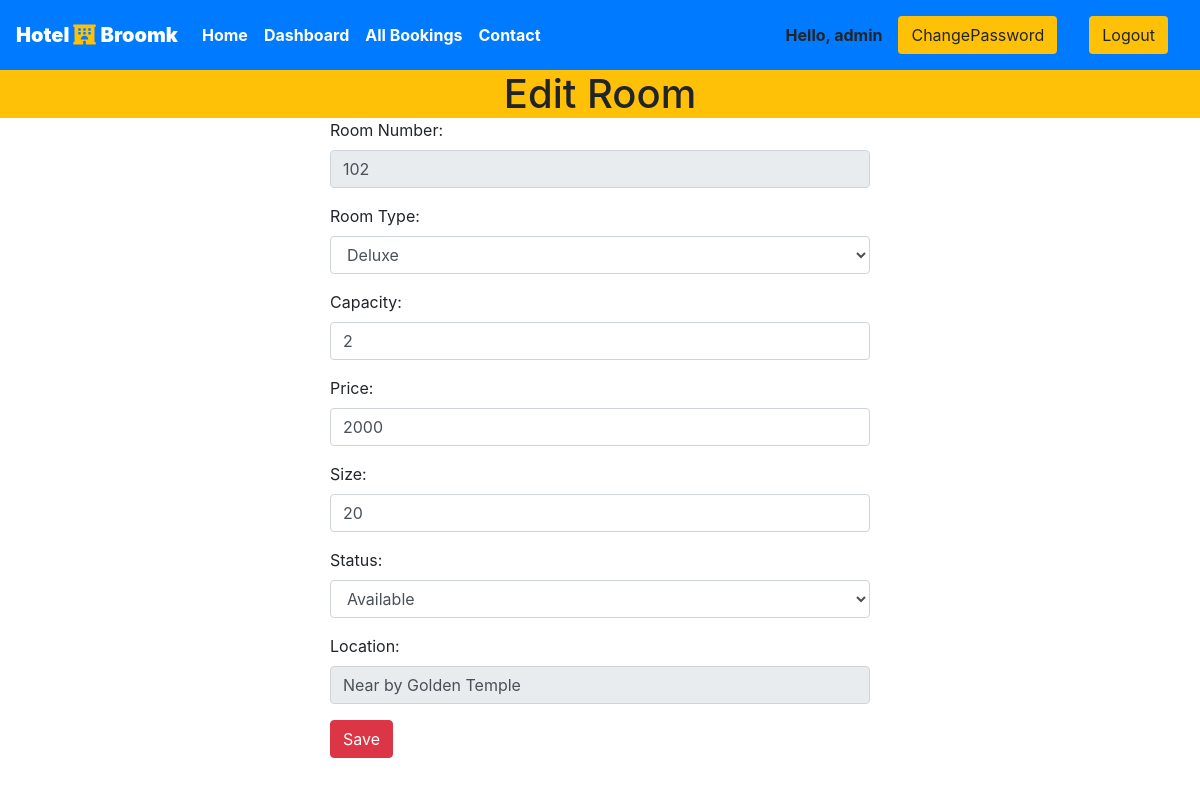
The page /staff/panel/edit-room?roomid=1 (signed in) on the database as committed earlier.
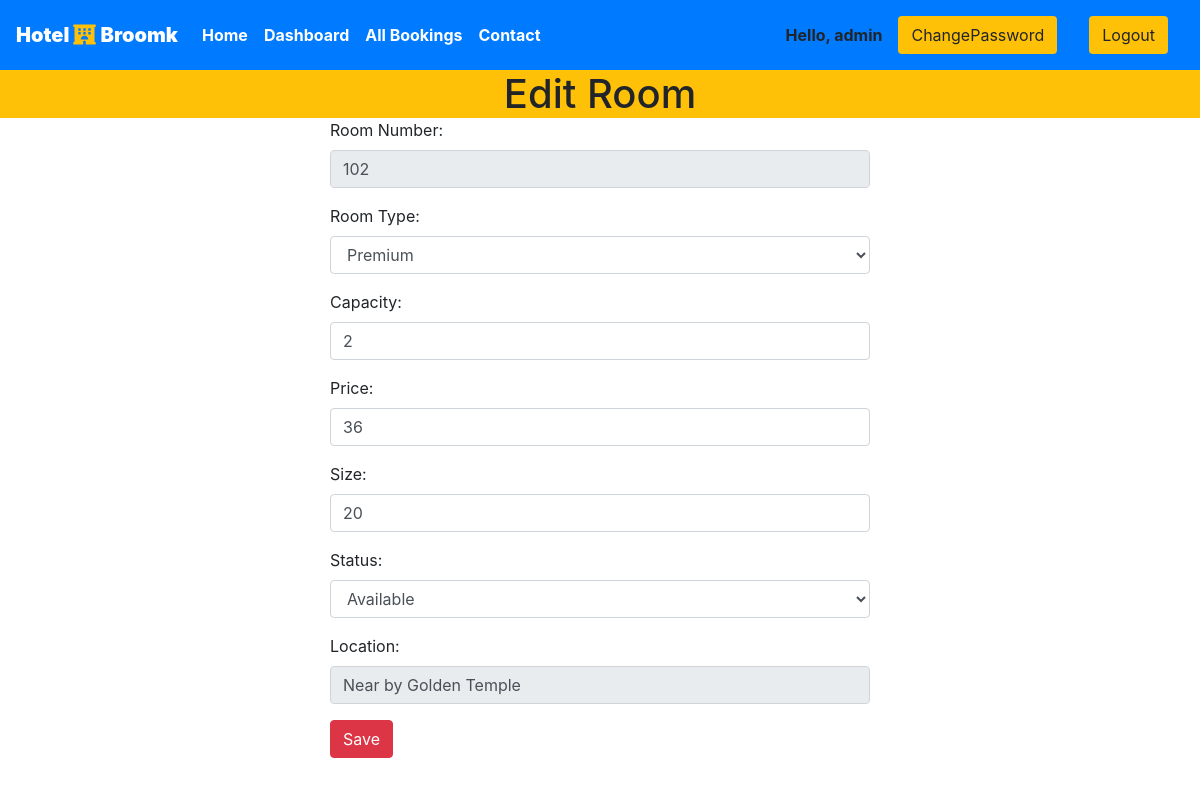
The same page on the database as committed later.
### broomk/models.py (models this page shows, shortened)
class Rooms(models.Model):
    ROOM_STATUS = (
    ("1", "available"),
    ("2", "not available"),
    )
    ROOM_TYPE = (
    ("1", "premium"),
    ("2", "deluxe"),
    ("3","regular"),
    )
    room_type = models.CharField(max_length=50,choices = ROOM_TYPE)
    capacity = models.IntegerField()
    price = models.IntegerField()
    size = models.IntegerField()
    hotel = models.ForeignKey(Hotels, on_delete = models.CASCADE)
    status = models.CharField(choices =ROOM_STATUS,max_length = 15)
    roomnumber = models.IntegerField()

class Hotels(models.Model):
    name = models.CharField(max_length=30,default="Broomk")
    owner = models.CharField(max_length=20)
    location = models.CharField(max_length=50)
    state = models.CharField(max_length=50,default="Punjab")
    country = models.CharField(max_length=50,default="india")

### broomk/views.py (the view)
# urls.py: path('staff/panel/edit-room', views.edit_room),
@login_required(login_url='/staff')
def edit_room(request):
    if request.user.is_staff == False:
        return HttpResponse('Access Denied')
    if request.method == 'POST' and request.user.is_staff:
        print(request.POST)
        old_room = Rooms.objects.all().get(id= int(request.POST['roomid']))
        hotel = Hotels.objects.all().get(id=int(request.POST['hotel']))
        old_room.room_type  = request.POST['roomtype']
        old_room.capacity   =int(request.POST['capacity'])
        old_room.price      = int(request.POST['price'])
        old_room.size       = int(request.POST['size'])
        old_room.hotel      = hotel
        old_room.status     = request.POST['status']
        old_room.room_number=int(request.POST['roomnumber'])
        old_room.save()
        messages.success(request,"Room Details Updated Successfully")
        return redirect('staffpanel')
    else:
        room_id = request.GET['roomid']
        room = Rooms.objects.all().get(id=room_id)
        response = render(request,'staff/editroom.html',{'room':room})
        return HttpResponse(response)

### templates/staff/editroom.html (shortened to what this page needs)
{% extends 'basic.html' %}
{% block body %}
<h1 class="text-center bg-warning my-0">Edit Room</h1>
    <div class="container">
        <div class="row">
            <div class="col-md-6 col-lg-6 col-xlg-6 col-sm-12 mx-auto">
                <form action="/staff/panel/edit-room/edit" method="POST">
                    <div class="form-group">
                        <label for="pwd">Room Number:</label>
                        <input type="number" class="form-control" id="roomnumber" name="roomnumber" value="{{room.roomnumber}}" disabled>
                    </div>
                    <div class="form-group">
                        <label for="email">Room Type:</label>
                        <select class="form-control" name="roomtype" id="roomtype">
                            <option  value=1>Premium</option>
                            <option  value=2>Deluxe</option>
                        </select>
                    </div>
                    <div class="form-group">
                        <label for="pwd">Capacity:</label>
                        <input type="number" class="form-control " id="capacity" name="capacity" value="{{room.capacity}}">
                    </div>
                    <div class="form-group">
                        <label for="pwd">Price:</label>
                        <input type="mumber" class="form-control " id="price" name="price" value="{{room.price}}">
                    </div>
                    <div class="form-group">
                        <label for="pwd">Size:</label>
                        <input type="number" class="form-control " id="size" name="size" value="{{room.size}}">
                    </div>
                    <div class="form-group">
                        <label for="pwd">Status:</label>
                        <select class="form-control" name="status" id="status">
                            <option value="1">Available</option>
                        </select>
                    </div>
                    <div class="form-group">
                        <label for="pwd">Location:</label>
                        <input type="text" class="form-control " id="hotel" name="hotel" value="{{room.hotel.location}}" disabled>
                    </div>
                    <button type="submit" class="btn btn-danger">Save</button>
                </form>
            </div>
        </div>
    </div>
{% endblock body %}

Rows that differ between the two databases and show on the page:
changed Rooms "Near by Golden Temple": price "2000" → "36"
Other text that changed with them:
form field roomtype: "Deluxe" → "Premium"
